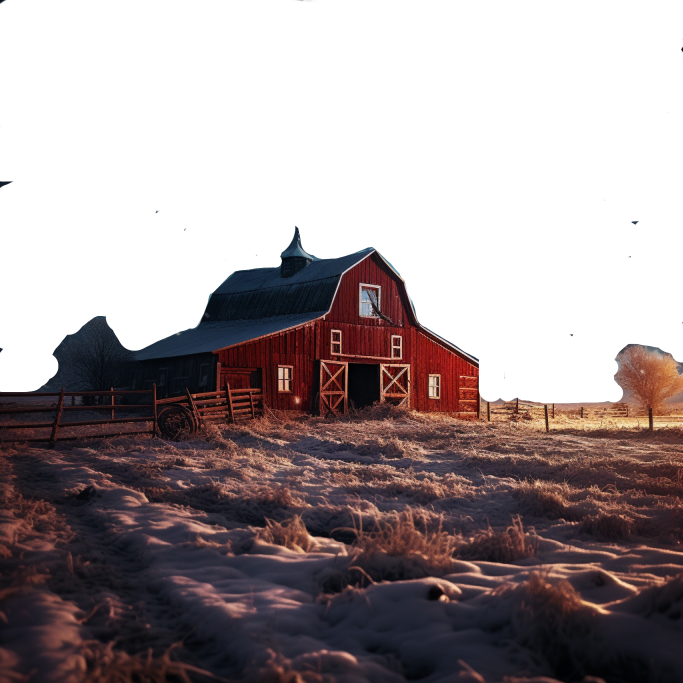
#> input picture Barn_Snowy_Field.png, 2048 x 2048 px (shown at 1/3 size)
$ jupyter execute --allow-errors Blending.ipynb
#> lines starting #> are read from the running program, lines starting #| are printed output that depends on the picture; after the words box and inside, x2 and y2 are one past the last pixel; in counts of white or black regions, pixels touching at a corner belong together
[cell 1]
from PIL import Image
from IPython.display import display

#> (a cell that did not finish here is left out)

[cell 3]
def blend_two_images(background_image: Image.Image, foreground_image: Image.Image):
    new_image = Image.new("RGBA", background_image.size, (0, 0, 0, 0))
    blended_image = Image.alpha_composite(background_image, foreground_image)
    new_image.paste(blended_image, (0, 0), blended_image)
    return new_image

#> (a cell that did not finish here is left out)

[cell 5]
from typing import List
from PIL import Image

def open_image(image_path: str) -> Image.Image:
#> called with image_path = 'Barn_Snowy_Field.png'
    image: Image.Image = Image.open(image_path)
#> image is the input picture: PIL image 2048x2048 RGBA; mean R, G, B, A 35.7, 25.1, 26.5, 130.7
    if image.size != (1024, 1024):
        image = image.resize((1024, 1024))
#> image: PIL image 1024x1024 RGBA
    if image.mode != "RGBA":
        image = image.convert("RGBA")
    return image

def create_gif(fg_image_path: str, bg_image_paths: List[str], gif_file: str):

    # Open and load all images
    fg_image: Image.Image = open_image(fg_image_path)

    bg_images: List[Image.Image] = []
    for path in bg_image_paths:
        bg_images.append(open_image(path))
#> call 2 of open_image, with image_path = 'Snowflakes_0.png'
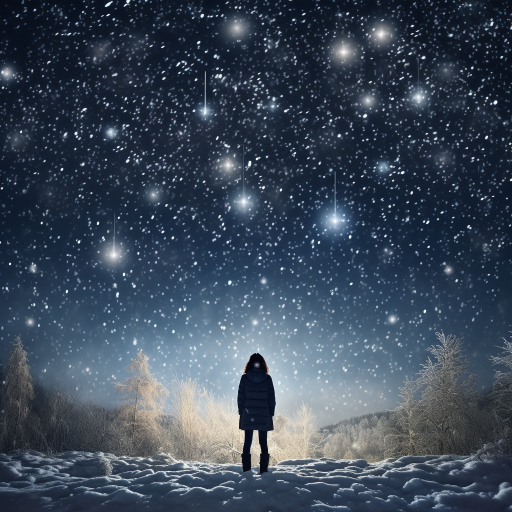
#> input picture Snowflakes_0.png, 1024 x 1024 px (shown at 1/2 size)
#> in open_image, image is the input picture: PIL image 1024x1024 RGB; mean R, G, B 59.4, 72.3, 88.1

    # Define the duration (in milliseconds) for each frame
    frame_duration = 200
#> frame_duration = 200

    # Create a list to store the frames
    frames = []

    # Iterate over each image
    for bg_image in bg_images:
        new_image = blend_two_images(bg_image, fg_image)
        # Append the image as a frame
        for i in range(5):
            frames.append(new_image)
#> this loop made 5 passes
#> pass 1, in blend_two_images, `blended_image = Image.alpha_composite(background_image, foreground_ima..`:
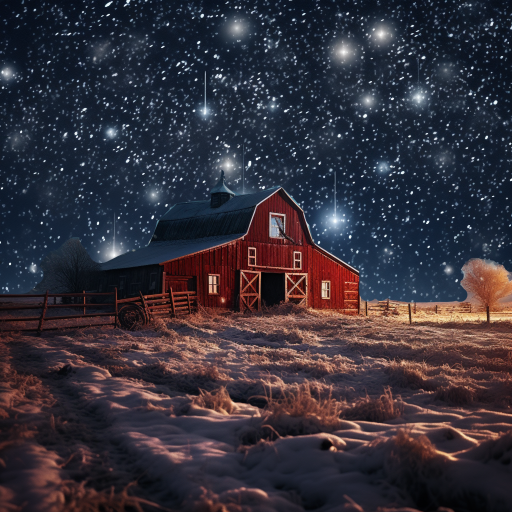
#> blended_image: PIL image 1024x1024 RGBA (shown at 1/2 size); mean R, G, B, A 52.6, 47.9, 57.5, 255
#> pass 2, in blend_two_images (call 2), `blended_image = Image.alpha_composite(background_image, foreground_ima..`:
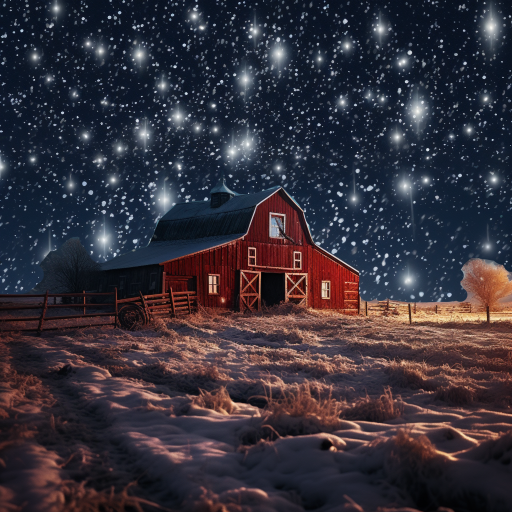
#> blended_image: PIL image 1024x1024 RGBA (shown at 1/2 size); mean R, G, B, A 52.7, 47.6, 57.2, 255
#> pass 3, in blend_two_images (call 3), `blended_image = Image.alpha_composite(background_image, foreground_ima..`:
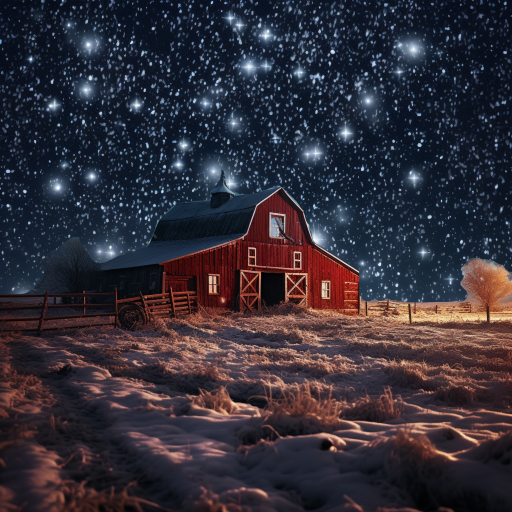
#> blended_image: PIL image 1024x1024 RGBA (shown at 1/2 size); mean R, G, B, A 50.4, 45.7, 55.5, 255

    # Save the frames as an animated GIF
    frames[0].save(gif_file, save_all=True, append_images=frames[1:], optimize=False, duration=frame_duration, loop=0)

[cell 6]
create_gif(
    "Barn_Snowy_Field.png",
    [
        "Snowflakes_0.png",
        "Snowflakes_1.png",
        "Snowflakes_2.png",
        "Snowflakes_3.png",
        "Snowflakes_4.png",
    ],
    "Snowflake_Animation_New.gif"
)

[cell 7]
### Snowfall

import cv2
import numpy as np

# Define the video dimensions
width, height = 640, 480

# Define the number of snowflakes
num_snowflakes = 100

# Create an empty black canvas
canvas = np.zeros((height, width, 3), np.uint8)

# Create random positions and velocities for the snowflakes
positions = np.random.uniform(low=0, high=width, size=(num_snowflakes, 2))
velocities = np.random.uniform(low=1, high=5, size=(num_snowflakes, 2))

# Define the video codec and create a VideoWriter object
fourcc = cv2.VideoWriter_fourcc(*'mp4v')
out = cv2.VideoWriter('snowfall.mp4', fourcc, 30.0, (width, height))

# Loop to simulate snowfall
while True:
    # Generate a new frame
    canvas.fill(0)

    # Update the snowflake positions
    positions += velocities

    # Wrap the snowflakes around the edges of the canvas
    positions %= (width, height)

    # Draw the snowflakes on the canvas
    for (x, y) in positions:
        cv2.circle(canvas, (int(x), int(y)), 3, (255, 255, 255), -1)
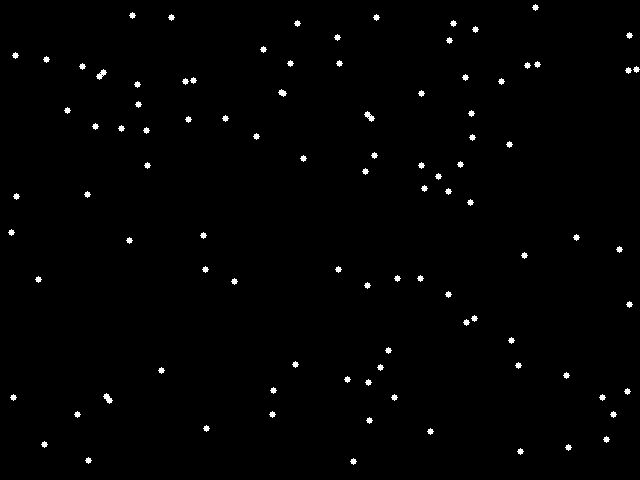
#> canvas: shape (480, 640, 3); 0.94% white; 96 white regions, largest, box (x1, y1, x2, y2) and area: (96, 69, 107, 80) 57, (364, 111, 375, 122) 57, (103, 393, 113, 404) 56

    # Write the frame to the video file
    out.write(canvas)

    # Display the frame
    cv2.imshow('Snowfall', canvas)

    # Check if the 'q' key is pressed to exit
    if cv2.waitKey(1) & 0xFF == ord('q'):
#> (key q is pressed here)
        break

# Release the VideoWriter and close the windows
out.release()
cv2.destroyAllWindows()
